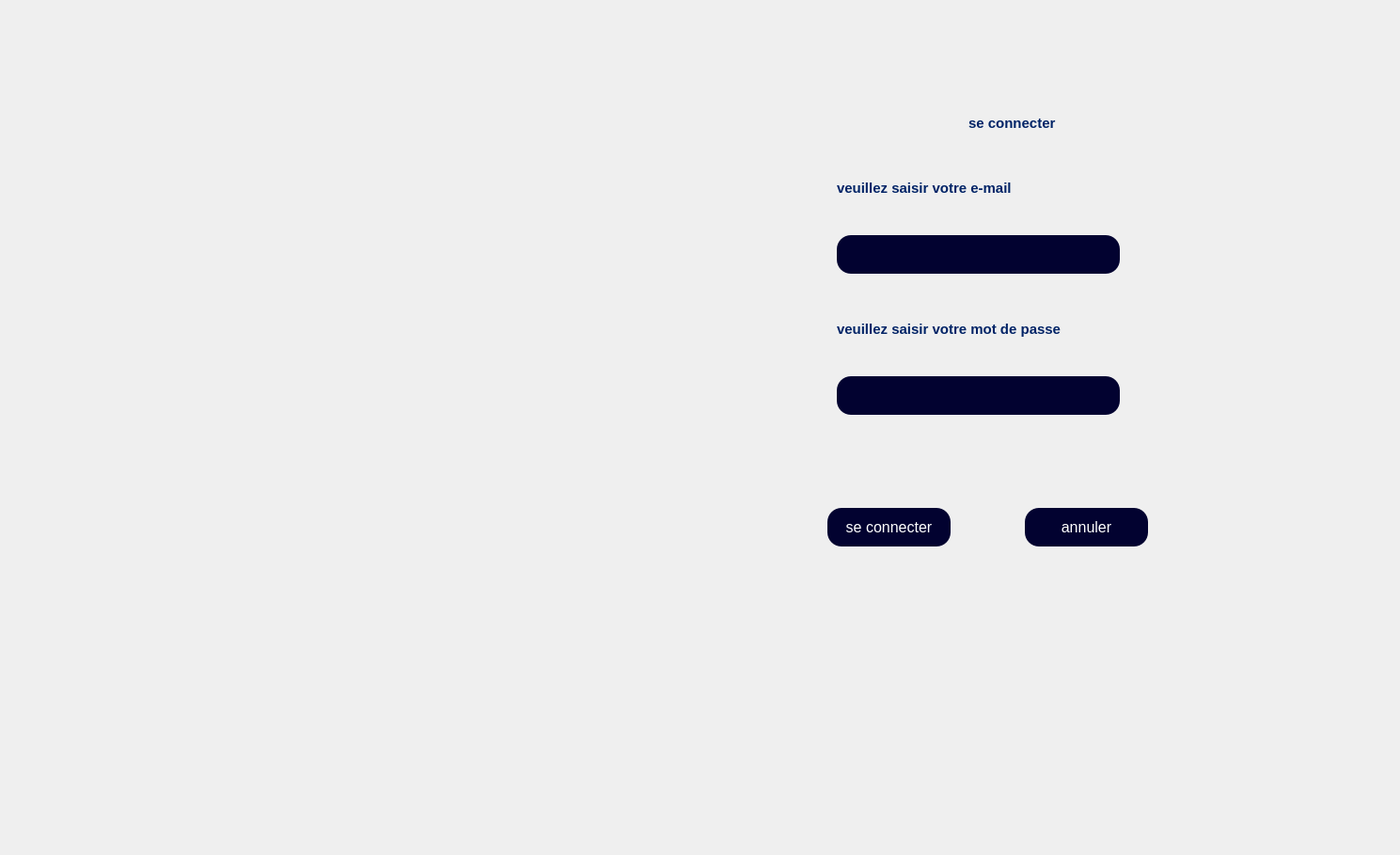
      <widget class="QWidget" name="login_7">
       <widget class="QLabel" name="login_8">
        <property name="geometry">
         <rect>
          <x>40</x>
          <y>0</y>
          <width>1440</width>
          <height>900</height>
         </rect>
        </property>
        <property name="text">
         <string/>
        </property>
        <property name="pixmap">
         <pixmap resource="icons.qrc">:/icons/icones/login.png</pixmap>
        </property>
       </widget>
       <widget class="QLabel" name="label_46">
        <property name="geometry">
         <rect>
          <x>1030</x>
          <y>120</y>
          <width>121</width>
          <height>21</height>
         </rect>
        </property>
        <property name="styleSheet">
         <string notr="true">QLabel {
    font-size: 15px;
    font-weight: bold;
    color: #002366;  /* Bleu foncé */
}
</string>
        </property>
        <property name="text">
         <string>se connecter </string>
        </property>
        <property name="scaledContents">
         <bool>true</bool>
        </property>
       </widget>
       <widget class="QLabel" name="label_47">
        <property name="geometry">
         <rect>
          <x>890</x>
          <y>340</y>
          <width>241</width>
          <height>20</height>
         </rect>
        </property>
        <property name="styleSheet">
         <string notr="true">QLabel {
    font-size: 15px;
    font-weight: bold;
    color: #002366;  /* Bleu foncé */
}
</string>
        </property>
        <property name="text">
         <string>veuillez saisir votre mot de passe </string>
        </property>
       </widget>
       <widget class="QLineEdit" name="lineEdit_15">
        <property name="geometry">
         <rect>
          <x>890</x>
          <y>250</y>
          <width>301</width>
          <height>41</height>
         </rect>
        </property>
        <property name="styleSheet">
         <string notr="true">QLineEdit {
    background-color: #020230;
    color: white;
    border-radius: 15px;
    padding: 10px;
    font-size: 16px;
    border: none;
}</string>
        </property>
       </widget>
       <widget class="QPushButton" name="pushButton_19">
        <property name="geometry">
         <rect>
          <x>880</x>
          <y>540</y>
          <width>131</width>
          <height>41</height>
         </rect>
        </property>
        <property name="styleSheet">
         <string notr="true">QPushButton {
    background-color: #020230;
    color: white;
    border-radius: 15px;
    padding: 10px;
    font-size: 16px;
    border: none;
}

QPushButton:hover {
    background-color: #030350;
}

QPushButton:pressed {
    background-color: #010120;
}</string>
        </property>
        <property name="text">
         <string>se connecter</string>
        </property>
       </widget>
       <widget class="QPushButton" name="pushButton_20">
        <property name="geometry">
         <rect>
          <x>1090</x>
          <y>540</y>
          <width>131</width>
          <height>41</height>
         </rect>
        </property>
        <property name="styleSheet">
         <string notr="true">QPushButton {
    background-color: #020230;
    color: white;
    border-radius: 15px;
    padding: 10px;
    font-size: 16px;
    border: none;
}

QPushButton:hover {
    background-color: #030350;
}

QPushButton:pressed {
    background-color: #010120;
}</string>
        </property>
        <property name="text">
         <string>annuler</string>
        </property>
       </widget>
       <widget class="QLabel" name="label_48">
        <property name="geometry">
         <rect>
          <x>890</x>
          <y>190</y>
          <width>201</width>
          <height>20</height>
         </rect>
        </property>
        <property name="styleSheet">
         <string notr="true">QLabel {
    font-size: 15px;
    font-weight: bold;
    color: #002366;  /* Bleu foncé */
}
</string>
        </property>
        <property name="text">
         <string>veuillez saisir votre e-mail</string>
        </property>
       </widget>
       <widget class="QLineEdit" name="lineEdit_16">
        <property name="geometry">
         <rect>
          <x>890</x>
          <y>400</y>
          <width>301</width>
          <height>41</height>
         </rect>
        </property>
        <property name="styleSheet">
         <string notr="true">QLineEdit {
    background-color: #020230;
    color: white;
    border-radius: 15px;
    padding: 10px;
    font-size: 16px;
    border: none;
}</string>
        </property>
       </widget>
      </widget>
